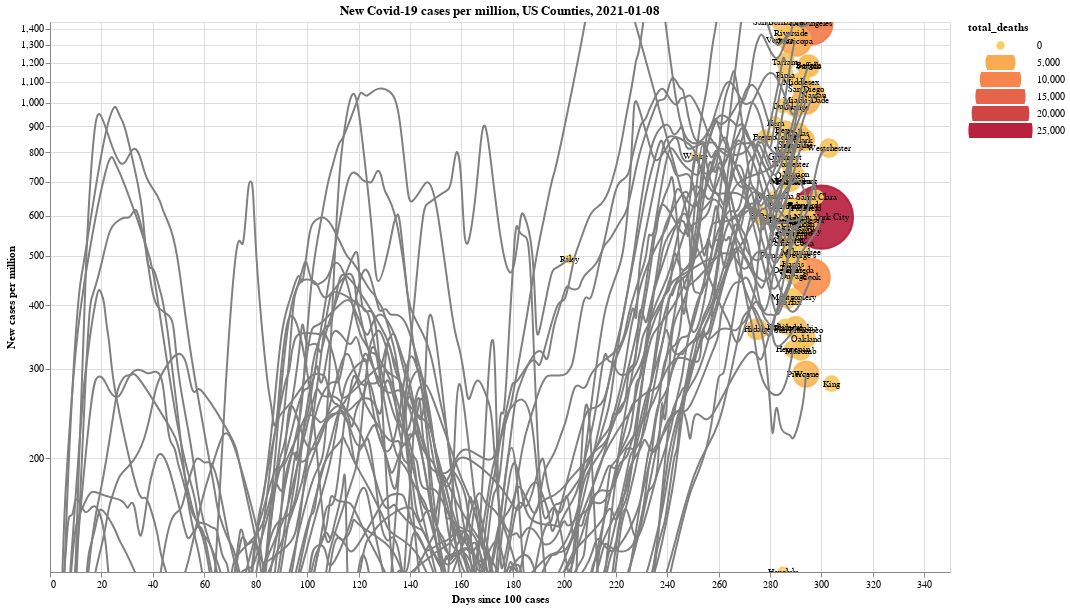

The cell this chart's notebook holds for it:
### Code cell
county_tooltip=[
    alt.Tooltip('location:N'),
    alt.Tooltip('date:T'),
    alt.Tooltip('new_cases:Q', format=',.0f'),
    alt.Tooltip('new_cases_per_million:Q', format=',.0f'),
    alt.Tooltip('total_cases:Q', format=',.0f'),
    alt.Tooltip('total_cases_per_million:Q', format=',.0f'),
    alt.Tooltip('total_deaths:Q', format=',.0f'),
    alt.Tooltip('total_deaths_per_million:Q', format=',.0f')
]
county_timeseries = timeseries_chart(
    countyvis_df,
    y='new_cases_per_million',
    line_quantile=0.5, 
    tooltip=county_tooltip,
    title='New Covid-19 cases per million, US Counties, {0}'.format(date_str),
    width=900,
    height=550,
    base=2
)
display(county_timeseries)

### Figure 1 — Vega-Lite specification as saved in the notebook (floating-point values rounded to 4 significant figures; data arrays with more than 128 entries replaced by an {"elided": "..."} marker saying what was removed)
{"config": {"view": {"continuousWidth": 400, "continuousHeight": 300}}, "layer": [{"mark": "point", "encoding": {"color": {"type": "quantitative", "field": "total_deaths", "scale": {"scheme": "goldred"}}, "fill": {"type": "quantitative", "field": "total_deaths", "scale": {"scheme": "goldred"}}, "opacity": {"condition": {"value": 0.75, "selection": {"not": "selector005"}}, "value": 0.9}, "order": {"type": "quantitative", "field": "total_deaths", "sort": "descending"}, "size": {"type": "quantitative", "field": "total_deaths", "legend": {"clipHeight": 15}, "scale": {"range": [50, 4000]}}, "tooltip": [{"type": "nominal", "field": "location"}, {"type": "temporal", "field": "date"}, {"type": "quantitative", "field": "new_cases", "format": ",.0f"}, {"type": "quantitative", "field": "new_cases_per_million", "format": ",.0f"}, {"type": "quantitative", "field": "total_cases", "format": ",.0f"}, {"type": "quantitative", "field": "total_cases_per_million", "format": ",.0f"}, {"type": "quantitative", "field": "total_deaths", "format": ",.0f"}, {"type": "quantitative", "field": "total_deaths_per_million", "format": ",.0f"}], "x": {"type": "quantitative", "field": "days_since", "title": "Days since 100 cases"}, "y": {"type": "quantitative", "field": "new_cases_per_million", "scale": {"base": 2, "domain": [119.3, 1443.0], "type": "log"}, "title": "New cases per million"}}, "selection": {"selector006": {"type": "interval", "bind": "scales", "encodings": ["x", "y"]}, "selector005": {"type": "single", "on": "mouseover", "fields": ["location"]}}}, {"mark": {"type": "text", "align": "center", "baseline": "middle", "size": 9}, "encoding": {"text": {"type": "nominal", "field": "abbr"}, "x": {"type": "quantitative", "field": "days_since", "title": "Days since 100 cases"}, "y": {"type": "quantitative", "field": "new_cases_per_million", "scale": {"base": 2, "domain": [119.3, 1443.0], "type": "log"}, "title": "New cases per million"}}}, {"data": {"name": "data-eb3dc7e2eb9cc9dcd4ce69d5ea388003"}, "mark": {"type": "line", "color": "gray", "interpolate": "basis"}, "encoding": {"detail": {"type": "nominal", "field": "location"}, "opacity": {"condition": {"value": 0.2, "selection": {"not": "selector005"}}, "value": 1.0}, "order": {"type": "quantitative", "field": "days_since"}, "x": {"type": "quantitative", "field": "days_since", "title": "Days since 100 cases"}, "y": {"type": "quantitative", "field": "new_cases_per_million", "scale": {"base": 2, "domain": [119.3, 1443.0], "type": "log"}, "title": "New cases per million"}}}], "data": {"name": "data-3585006df0c3c80956f69ffb5b9685ee"}, "height": 550, "title": "New Covid-19 cases per million, US Counties, 2021-01-08", "width": 900, "$schema": "https://vega.github.io/schema/vega-lite/v4.8.1.json", "datasets": {"data-3585006df0c3c80956f69ffb5b9685ee": [{"location": "Riley County, KS", "abbr": "Riley", "fips": "20161", "date": "2021-01-07T00:00:00", "population": 74230.0, "total_cases": 5173.0, "total_cases_per_million": 69690.0, "total_deaths": 22.0, "total_deaths_per_million": 296.4, "new_deaths": 0.2857, "new_cases": 36.57, "new_cases_per_million": 492.7, "min_date": "2020-06-19T00:00:00", "days_since": 202}, {"location": "Wayne County, PA", "abbr": "Wayne", "fips": "42127", "date": "2021-01-07T00:00:00", "population": 51360.0, "total_cases": 2111.0, "total_cases_per_million": 41100.0, "total_deaths": 21.0, "total_deaths_per_million": 408.9, "new_deaths": 0.4286, "new_cases": 40.29, "new_cases_per_million": 784.4, "min_date": "2020-05-01T00:00:00", "days_since": 251}, {"location": "Hidalgo County, TX", "abbr": "Hidalgo", "fips": "48215", "date": "2021-01-07T00:00:00", "population": 868700.0, "total_cases": 53840.0, "total_cases_per_million": 61980.0, "total_deaths": 2237.0, "total_deaths_per_million": 2575.0, "new_deaths": 5.143, "new_cases": 311.4, "new_cases_per_million": 358.5, "min_date": "2020-04-07T00:00:00", "days_since": 275}, {"location": "El Paso County, TX", "abbr": "El Paso", "fips": "48141", "date": "2021-01-07T00:00:00", "population": 839200.0, "total_cases": 102100.0, "total_cases_per_million": 121600.0, "total_deaths": 1760.0, "total_deaths_per_million": 2097.0, "new_deaths": 13.43, "new_cases": 502.1, "new_cases_per_million": 598.3, "min_date": "2020-04-05T00:00:00", "days_since": 277}, {"location": "Fresno County, CA", "abbr": "Fresno", "fips": "06019", "date": "2021-01-07T00:00:00", "population": 999100.0, "total_cases": 71400.0, "total_cases_per_million": 71470.0, "total_deaths": 711.0, "total_deaths_per_million": 711.6, "new_deaths": 9.286, "new_cases": 857.7, "new_cases_per_million": 858.5, "min_date": "2020-04-04T00:00:00", "days_since": 278}, {"location": "Kern County, CA", "abbr": "Kern", "fips": "06029", "date": "2021-01-07T00:00:00", "population": 900200.0, "total_cases": 74730.0, "total_cases_per_million": 83020.0, "total_deaths": 523.0, "total_deaths_per_million": 581.0, "new_deaths": 1.571, "new_cases": 823.3, "new_cases_per_million": 914.6, "min_date": "2020-03-31T00:00:00", "days_since": 282}, {"location": "Waukesha County, WI", "abbr": "Waukesha", "fips": "55133", "date": "2021-01-07T00:00:00", "population": 404200.0, "total_cases": 39110.0, "total_cases_per_million": 96750.0, "total_deaths": 396.0, "total_deaths_per_million": 979.7, "new_deaths": 3.714, "new_cases": 265.0, "new_cases_per_million": 655.6, "min_date": "2020-03-31T00:00:00", "days_since": 282}, {"location": "San Bernardino County, CA", "abbr": "San Bernardino", "fips": "06071", "date": "2021-01-07T00:00:00", "population": 2180000.0, "total_cases": 216400.0, "total_cases_per_million": 99260.0, "total_deaths": 1454.0, "total_deaths_per_million": 666.9, "new_deaths": 1.286, "new_cases": 3145.0, "new_cases_per_million": 1443.0, "min_date": "2020-03-29T00:00:00", "days_since": 284}, {"location": "Ventura County, CA", "abbr": "Ventura", "fips": "06111", "date": "2021-01-07T00:00:00", "population": 846000.0, "total_cases": 47430.0, "total_cases_per_million": 56060.0, "total_deaths": 313.0, "total_deaths_per_million": 370.0, "new_deaths": 7.143, "new_cases": 1124.0, "new_cases_per_million": 1329.0, "min_date": "2020-03-29T00:00:00", "days_since": 284}, {"location": "Pinellas County, FL", "abbr": "Pinellas", "fips": "12103", "date": "2021-01-07T00:00:00", "population": 975000.0, "total_cases": 49000.0, "total_cases_per_million": 50250.0, "total_deaths": 1114.0, "total_deaths_per_million": 1143.0, "new_deaths": 9.286, "new_cases": 574.7, "new_cases_per_million": 589.5, "min_date": "2020-03-28T00:00:00", "days_since": 285}, {"location": "Honolulu County, HI", "abbr": "Honolulu", "fips": "15003", "date": "2021-01-07T00:00:00", "population": 974600.0, "total_cases": 18850.0, "total_cases_per_million": 19340.0, "total_deaths": 233.0, "total_deaths_per_million": 239.1, "new_deaths": 1.429, "new_cases": 116.3, "new_cases_per_million": 119.3, "min_date": "2020-03-28T00:00:00", "days_since": 285}, {"location": "Duval County, FL", "abbr": "Duval", "fips": "12031", "date": "2021-01-07T00:00:00", "population": 957800.0, "total_cases": 67940.0, "total_cases_per_million": 70930.0, "total_deaths": 767.0, "total_deaths_per_million": 800.8, "new_deaths": 6.0, "new_cases": 945.3, "new_cases_per_million": 987.0, "min_date": "2020-03-28T00:00:00", "days_since": 285}, {"location": "Baltimore County, MD", "abbr": "Baltimore", "fips": "24005", "date": "2021-01-07T00:00:00", "population": 827400.0, "total_cases": 40790.0, "total_cases_per_million": 49300.0, "total_deaths": 981.0, "total_deaths_per_million": 1186.0, "new_deaths": 6.857, "new_cases": 300.3, "new_cases_per_million": 362.9, "min_date": "2020-03-27T00:00:00", "days_since": 286}, {"location": "Denton County, TX", "abbr": "Denton", "fips": "48121", "date": "2021-01-07T00:00:00", "population": 887200.0, "total_cases": 42100.0, "total_cases_per_million": 47450.0, "total_deaths": 372.0, "total_deaths_per_million": 419.3, "new_deaths": 3.429, "new_cases": 416.1, "new_cases_per_million": 469.0, "min_date": "2020-03-27T00:00:00", "days_since": 286}, {"location": "Pima County, AZ", "abbr": "Pima", "fips": "04019", "date": "2021-01-07T00:00:00", "population": 1047000.0, "total_cases": 77850.0, "total_cases_per_million": 74340.0, "total_deaths": 1189.0, "total_deaths_per_million": 1135.0, "new_deaths": 17.86, "new_cases": 1190.0, "new_cases_per_million": 1137.0, "min_date": "2020-03-27T00:00:00", "days_since": 286}, {"location": "Bexar County, TX", "abbr": "Bexar", "fips": "48029", "date": "2021-01-07T00:00:00", "population": 2004000.0, "total_cases": 128100.0, "total_cases_per_million": 63930.0, "total_deaths": 1799.0, "total_deaths_per_million": 897.9, "new_deaths": 10.43, "new_cases": 1769.0, "new_cases_per_million": 882.9, "min_date": "2020-03-27T00:00:00", "days_since": 286}, {"location": "Tarrant County, TX", "abbr": "Tarrant", "fips": "48439", "date": "2021-01-07T00:00:00", "population": 2103000.0, "total_cases": 167700.0, "total_cases_per_million": 79780.0, "total_deaths": 1576.0, "total_deaths_per_million": 749.6, "new_deaths": 11.71, "new_cases": 2533.0, "new_cases_per_million": 1205.0, "min_date": "2020-03-27T00:00:00", "days_since": 286}, {"location": "Wake County, NC", "abbr": "Wake", "fips": "37183", "date": "2021-01-07T00:00:00", "population": 1112000.0, "total_cases": 50480.0, "total_cases_per_million": 45400.0, "total_deaths": 354.0, "total_deaths_per_million": 318.4, "new_deaths": 1.429, "new_cases": 896.0, "new_cases_per_million": 805.9, "min_date": "2020-03-27T00:00:00", "days_since": 286}, {"location": "Collin County, TX", "abbr": "Collin", "fips": "48085", "date": "2021-01-07T00:00:00", "population": 1035000.0, "total_cases": 54620.0, "total_cases_per_million": 52790.0, "total_deaths": 397.0, "total_deaths_per_million": 383.7, "new_deaths": 3.857, "new_cases": 885.7, "new_cases_per_million": 856.0, "min_date": "2020-03-27T00:00:00", "days_since": 286}, {"location": "Gwinnett County, GA", "abbr": "Gwinnett", "fips": "13135", "date": "2021-01-07T00:00:00", "population": 936200.0, "total_cases": 62660.0, "total_cases_per_million": 66930.0, "total_deaths": 610.0, "total_deaths_per_million": 651.5, "new_deaths": 1.286, "new_cases": 733.3, "new_cases_per_million": 783.2, "min_date": "2020-03-27T00:00:00", "days_since": 286}, {"location": "Orange County, FL", "abbr": "Orange", "fips": "12095", "date": "2021-01-07T00:00:00", "population": 1393000.0, "total_cases": 83460.0, "total_cases_per_million": 59900.0, "total_deaths": 776.0, "total_deaths_per_million": 556.9, "new_deaths": 4.0, "new_cases": 1001.0, "new_cases_per_million": 718.1, "min_date": "2020-03-26T00:00:00", "days_since": 287}, {"location": "Allegheny County, PA", "abbr": "Allegheny", "fips": "42003", "date": "2021-01-07T00:00:00", "population": 1216000.0, "total_cases": 58370.0, "total_cases_per_million": 48000.0, "total_deaths": 1118.0, "total_deaths_per_million": 919.4, "new_deaths": 15.57, "new_cases": 651.9, "new_cases_per_million": 536.0, "min_date": "2020-03-26T00:00:00", "days_since": 287}, {"location": "Franklin County, OH", "abbr": "Franklin", "fips": "39049", "date": "2021-01-07T00:00:00", "population": 1317000.0, "total_cases": 89440.0, "total_cases_per_million": 67920.0, "total_deaths": 700.0, "total_deaths_per_million": 531.6, "new_deaths": 0.2857, "new_cases": 769.9, "new_cases_per_million": 584.7, "min_date": "2020-03-26T00:00:00", "days_since": 287}, {"location": "Fairfax County, VA", "abbr": "Fairfax", "fips": "51059", "date": "2021-01-07T00:00:00", "population": 1148000.0, "total_cases": 47240.0, "total_cases_per_million": 41160.0, "total_deaths": 697.0, "total_deaths_per_million": 607.4, "new_deaths": 2.571, "new_cases": 465.4, "new_cases_per_million": 405.6, "min_date": "2020-03-26T00:00:00", "days_since": 287}, {"location": "Prince George's County, MD", "abbr": "Prince George's", "fips": "24033", "date": "2021-01-07T00:00:00", "population": 909300.0, "total_cases": 57810.0, "total_cases_per_million": 63570.0, "total_deaths": 1117.0, "total_deaths_per_million": 1228.0, "new_deaths": 4.571, "new_cases": 456.0, "new_cases_per_million": 501.5, "min_date": "2020-03-26T00:00:00", "days_since": 287}, {"location": "Worcester County, MA", "abbr": "Worcester", "fips": "25027", "date": "2021-01-07T00:00:00", "population": 830600.0, "total_cases": 46990.0, "total_cases_per_million": 56580.0, "total_deaths": 1601.0, "total_deaths_per_million": 1927.0, "new_deaths": 11.14, "new_cases": 628.3, "new_cases_per_million": 756.4, "min_date": "2020-03-25T00:00:00", "days_since": 288}, {"location": "New Haven County, CT", "abbr": "New Haven", "fips": "09009", "date": "2021-01-07T00:00:00", "population": 854800.0, "total_cases": 51570.0, "total_cases_per_million": 60330.0, "total_deaths": 1615.0, "total_deaths_per_million": 1889.0, "new_deaths": 12.29, "new_cases": 598.7, "new_cases_per_million": 700.4, "min_date": "2020-03-25T00:00:00", "days_since": 288}, {"location": "Hartford County, CT", "abbr": "Hartford", "fips": "09003", "date": "2021-01-07T00:00:00", "population": 891700.0, "total_cases": 51050.0, "total_cases_per_million": 57250.0, "total_deaths": 1917.0, "total_deaths_per_million": 2150.0, "new_deaths": 9.286, "new_cases": 624.3, "new_cases_per_million": 700.1, "min_date": "2020-03-25T00:00:00", "days_since": 288}, {"location": "Hillsborough County, FL", "abbr": "Hillsborough", "fips": "12057", "date": "2021-01-07T00:00:00", "population": 1472000.0, "total_cases": 83570.0, "total_cases_per_million": 56780.0, "total_deaths": 1110.0, "total_deaths_per_million": 754.1, "new_deaths": 5.571, "new_cases": 922.3, "new_cases_per_million": 626.6, "min_date": "2020-03-25T00:00:00", "days_since": 288}, {"location": "Riverside County, CA", "abbr": "Riverside", "fips": "06065", "date": "2021-01-07T00:00:00", "population": 2471000.0, "total_cases": 204300.0, "total_cases_per_million": 82710.0, "total_deaths": 2189.0, "total_deaths_per_million": 886.0, "new_deaths": 29.14, "new_cases": 3396.0, "new_cases_per_million": 1375.0, "min_date": "2020-03-25T00:00:00", "days_since": 288}, {"location": "St. Louis County, MO", "abbr": "St. Louis", "fips": "29189", "date": "2021-01-07T00:00:00", "population": 994200.0, "total_cases": 73290.0, "total_cases_per_million": 73720.0, "total_deaths": 1456.0, "total_deaths_per_million": 1464.0, "new_deaths": 9.286, "new_cases": 544.7, "new_cases_per_million": 547.9, "min_date": "2020-03-25T00:00:00", "days_since": 288}, {"location": "Sacramento County, CA", "abbr": "Sacramento", "fips": "06067", "date": "2021-01-07T00:00:00", "population": 1552000.0, "total_cases": 71570.0, "total_cases_per_million": 46110.0, "total_deaths": 955.0, "total_deaths_per_million": 615.3, "new_deaths": 14.0, "new_cases": 861.6, "new_cases_per_million": 555.1, "min_date": "2020-03-25T00:00:00", "days_since": 288}, {"location": "Contra Costa County, CA", "abbr": "Contra Costa", "fips": "06013", "date": "2021-01-07T00:00:00", "population": 1154000.0, "total_cases": 44970.0, "total_cases_per_million": 38980.0, "total_deaths": 371.0, "total_deaths_per_million": 321.6, "new_deaths": 5.143, "new_cases": 610.0, "new_cases_per_million": 528.8, "min_date": "2020-03-25T00:00:00", "days_since": 288}, {"location": "Travis County, TX", "abbr": "Travis", "fips": "48453", "date": "2021-01-07T00:00:00", "population": 1274000.0, "total_cases": 54810.0, "total_cases_per_million": 43030.0, "total_deaths": 565.0, "total_deaths_per_million": 443.5, "new_deaths": 2.286, "new_cases": 602.7, "new_cases_per_million": 473.1, "min_date": "2020-03-25T00:00:00", "days_since": 288}, {"location": "Montgomery County, MD", "abbr": "Montgomery", "fips": "24031", "date": "2021-01-07T00:00:00", "population": 1051000.0, "total_cases": 49300.0, "total_cases_per_million": 46920.0, "total_deaths": 1162.0, "total_deaths_per_million": 1106.0, "new_deaths": 5.429, "new_cases": 436.7, "new_cases_per_million": 415.6, "min_date": "2020-03-24T00:00:00", "days_since": 289}, {"location": "Hennepin County, MN", "abbr": "Hennepin", "fips": "27053", "date": "2021-01-07T00:00:00", "population": 1266000.0, "total_cases": 89180.0, "total_cases_per_million": 70450.0, "total_deaths": 1426.0, "total_deaths_per_million": 1127.0, "new_deaths": 6.286, "new_cases": 414.6, "new_cases_per_million": 327.5, "min_date": "2020-03-24T00:00:00", "days_since": 289}, {"location": "Mecklenburg County, NC", "abbr": "Mecklenburg", "fips": "37119", "date": "2021-01-07T00:00:00", "population": 1110000.0, "total_cases": 68540.0, "total_cases_per_million": 61720.0, "total_deaths": 606.0, "total_deaths_per_million": 545.8, "new_deaths": 5.714, "new_cases": 778.1, "new_cases_per_million": 700.8, "min_date": "2020-03-24T00:00:00", "days_since": 289}, {"location": "Shelby County, TN", "abbr": "Shelby", "fips": "47157", "date": "2021-01-07T00:00:00", "population": 937200.0, "total_cases": 72630.0, "total_cases_per_million": 77500.0, "total_deaths": 1003.0, "total_deaths_per_million": 1070.0, "new_deaths": 14.29, "new_cases": 775.4, "new_cases_per_million": 827.4, "min_date": "2020-03-24T00:00:00", "days_since": 289}, {"location": "Palm Beach County, FL", "abbr": "Palm Beach", "fips": "12099", "date": "2021-01-07T00:00:00", "population": 1497000.0, "total_cases": 88850.0, "total_cases_per_million": 59360.0, "total_deaths": 1933.0, "total_deaths_per_million": 1291.0, "new_deaths": 5.429, "new_cases": 851.7, "new_cases_per_million": 569.0, "min_date": "2020-03-24T00:00:00", "days_since": 289}, {"location": "DuPage County, IL", "abbr": "DuPage", "fips": "17043", "date": "2021-01-07T00:00:00", "population": 922900.0, "total_cases": 64760.0, "total_cases_per_million": 70160.0, "total_deaths": 1092.0, "total_deaths_per_million": 1183.0, "new_deaths": 8.857, "new_cases": 421.4, "new_cases_per_million": 456.6, "min_date": "2020-03-24T00:00:00", "days_since": 289}, {"location": "Erie County, NY", "abbr": "Erie", "fips": "36029", "date": "2021-01-07T00:00:00", "population": 918700.0, "total_cases": 45080.0, "total_cases_per_million": 49070.0, "total_deaths": 1263.0, "total_deaths_per_million": 1375.0, "new_deaths": 9.857, "new_cases": 546.4, "new_cases_per_million": 594.8, "min_date": "2020-03-24T00:00:00", "days_since": 289}, {"location": "Harris County, TX", "abbr": "Harris", "fips": "48201", "date": "2021-01-07T00:00:00", "population": 4713000.0, "total_cases": 253600.0, "total_cases_per_million": 53810.0, "total_deaths": 3522.0, "total_deaths_per_million": 747.2, "new_deaths": 17.14, "new_cases": 2269.0, "new_cases_per_million": 481.5, "min_date": "2020-03-24T00:00:00", "days_since": 289}, {"location": "Maricopa County, AZ", "abbr": "Maricopa", "fips": "04013", "date": "2021-01-07T00:00:00", "population": 4485000.0, "total_cases": 364100.0, "total_cases_per_million": 81170.0, "total_deaths": 5598.0, "total_deaths_per_million": 1248.0, "new_deaths": 67.57, "new_cases": 5945.0, "new_cases_per_million": 1325.0, "min_date": "2020-03-23T00:00:00", "days_since": 290}, {"location": "Orange County, CA", "abbr": "Orange", "fips": "06059", "date": "2021-01-07T00:00:00", "population": 3176000.0, "total_cases": 188000.0, "total_cases_per_million": 59200.0, "total_deaths": 1972.0, "total_deaths_per_million": 621.0, "new_deaths": 13.86, "new_cases": 3117.0, "new_cases_per_million": 981.4, "min_date": "2020-03-23T00:00:00", "days_since": 290}, {"location": "Salt Lake County, UT", "abbr": "Salt Lake", "fips": "49035", "date": "2021-01-07T00:00:00", "population": 1160000.0, "total_cases": 114100.0, "total_cases_per_million": 98320.0, "total_deaths": 583.0, "total_deaths_per_million": 502.4, "new_deaths": 4.143, "new_cases": 958.7, "new_cases_per_million": 826.2, "min_date": "2020-03-23T00:00:00", "days_since": 290}, {"location": "Philadelphia County, PA", "abbr": "Philadelphia", "fips": "42101", "date": "2021-01-07T00:00:00", "population": 1584000.0, "total_cases": 97890.0, "total_cases_per_million": 61800.0, "total_deaths": 2576.0, "total_deaths_per_million": 1626.0, "new_deaths": 14.71, "new_cases": 572.3, "new_cases_per_million": 361.3, "min_date": "2020-03-23T00:00:00", "days_since": 290}, {"location": "Marion County, IN", "abbr": "Marion", "fips": "18097", "date": "2021-01-07T00:00:00", "population": 964600.0, "total_cases": 75690.0, "total_cases_per_million": 78470.0, "total_deaths": 1281.0, "total_deaths_per_million": 1328.0, "new_deaths": 10.71, "new_cases": 699.0, "new_cases_per_million": 724.7, "min_date": "2020-03-23T00:00:00", "days_since": 290}, {"location": "Dallas County, TX", "abbr": "Dallas", "fips": "48113", "date": "2021-01-07T00:00:00", "population": 2636000.0, "total_cases": 209400.0, "total_cases_per_million": 79450.0, "total_deaths": 2151.0, "total_deaths_per_million": 816.2, "new_deaths": 20.57, "new_cases": 2296.0, "new_cases_per_million": 871.3, "min_date": "2020-03-22T00:00:00", "days_since": 291}, {"location": "Montgomery County, PA", "abbr": "Montgomery", "fips": "42091", "date": "2021-01-07T00:00:00", "population": 830900.0, "total_cases": 39390.0, "total_cases_per_million": 47400.0, "total_deaths": 1207.0, "total_deaths_per_million": 1453.0, "new_deaths": 8.571, "new_cases": 465.3, "new_cases_per_million": 560.0, "min_date": "2020-03-22T00:00:00", "days_since": 291}, {"location": "San Francisco County, CA", "abbr": "San Francisco", "fips": "06075", "date": "2021-01-07T00:00:00", "population": 881500.0, "total_cases": 25430.0, "total_cases_per_million": 28840.0, "total_deaths": 205.0, "total_deaths_per_million": 232.5, "new_deaths": 2.714, "new_cases": 314.3, "new_cases_per_million": 356.5, "min_date": "2020-03-22T00:00:00", "days_since": 291}, {"location": "Fulton County, GA", "abbr": "Fulton", "fips": "13121", "date": "2021-01-07T00:00:00", "population": 1064000.0, "total_cases": 61560.0, "total_cases_per_million": 57860.0, "total_deaths": 803.0, "total_deaths_per_million": 754.7, "new_deaths": 1.857, "new_cases": 665.3, "new_cases_per_million": 625.3, "min_date": "2020-03-22T00:00:00", "days_since": 291}, {"location": "Alameda County, CA", "abbr": "Alameda", "fips": "06001", "date": "2021-01-07T00:00:00", "population": 1671000.0, "total_cases": 57100.0, "total_cases_per_million": 34170.0, "total_deaths": 713.0, "total_deaths_per_million": 426.6, "new_deaths": 8.0, "new_cases": 784.4, "new_cases_per_million": 469.3, "min_date": "2020-03-22T00:00:00", "days_since": 291}, {"location": "Pierce County, WA", "abbr": "Pierce", "fips": "53053", "date": "2021-01-07T00:00:00", "population": 905000.0, "total_cases": 29470.0, "total_cases_per_million": 32570.0, "total_deaths": 378.0, "total_deaths_per_million": 417.7, "new_deaths": 4.286, "new_cases": 264.7, "new_cases_per_million": 292.5, "min_date": "2020-03-22T00:00:00", "days_since": 291}, {"location": "Cuyahoga County, OH", "abbr": "Cuyahoga", "fips": "39035", "date": "2021-01-07T00:00:00", "population": 1235000.0, "total_cases": 75120.0, "total_cases_per_million": 60820.0, "total_deaths": 933.0, "total_deaths_per_million": 755.4, "new_deaths": 5.143, "new_cases": 711.9, "new_cases_per_million": 576.4, "min_date": "2020-03-22T00:00:00", "days_since": 291}, {"location": "Macomb County, MI", "abbr": "Macomb", "fips": "26099", "date": "2021-01-07T00:00:00", "population": 874000.0, "total_cases": 51730.0, "total_cases_per_million": 59190.0, "total_deaths": 1681.0, "total_deaths_per_million": 1923.0, "new_deaths": 10.71, "new_cases": 283.9, "new_cases_per_million": 324.8, "min_date": "2020-03-21T00:00:00", "days_since": 292}, {"location": "Milwaukee County, WI", "abbr": "Milwaukee", "fips": "55079", "date": "2021-01-07T00:00:00", "population": 945700.0, "total_cases": 95000.0, "total_cases_per_million": 100400.0, "total_deaths": 1013.0, "total_deaths_per_million": 1071.0, "new_deaths": 1.571, "new_cases": 482.0, "new_cases_per_million": 509.7, "min_date": "2020-03-21T00:00:00", "days_since": 292}, {"location": "Middlesex County, NJ", "abbr": "Middlesex", "fips": "34023", "date": "2021-01-07T00:00:00", "population": 825100.0, "total_cases": 51360.0, "total_cases_per_million": 62250.0, "total_deaths": 1735.0, "total_deaths_per_million": 2103.0, "new_deaths": 8.286, "new_cases": 907.4, "new_cases_per_million": 1100.0, "min_date": "2020-03-21T00:00:00", "days_since": 292}, {"location": "Broward County, FL", "abbr": "Broward", "fips": "12011", "date": "2021-01-07T00:00:00", "population": 1953000.0, "total_cases": 146200.0, "total_cases_per_million": 74870.0, "total_deaths": 1897.0, "total_deaths_per_million": 971.4, "new_deaths": 7.143, "new_cases": 1227.0, "new_cases_per_million": 628.5, "min_date": "2020-03-20T00:00:00", "days_since": 293}, {"location": "Clark County, NV", "abbr": "Clark", "fips": "32003", "date": "2021-01-07T00:00:00", "population": 2267000.0, "total_cases": 183400.0, "total_cases_per_million": 80930.0, "total_deaths": 2524.0, "total_deaths_per_million": 1114.0, "new_deaths": 20.71, "new_cases": 1916.0, "new_cases_per_million": 845.5, "min_date": "2020-03-20T00:00:00", "days_since": 293}, {"location": "Miami-Dade County, FL", "abbr": "Miami-Dade", "fips": "12086", "date": "2021-01-07T00:00:00", "population": 2717000.0, "total_cases": 318100.0, "total_cases_per_million": 117100.0, "total_deaths": 4297.0, "total_deaths_per_million": 1582.0, "new_deaths": 15.57, "new_cases": 2749.0, "new_cases_per_million": 1012.0, "min_date": "2020-03-19T00:00:00", "days_since": 294}, {"location": "San Diego County, CA", "abbr": "San Diego", "fips": "06073", "date": "2021-01-07T00:00:00", "population": 3338000.0, "total_cases": 180600.0, "total_cases_per_million": 54090.0, "total_deaths": 1738.0, "total_deaths_per_million": 520.6, "new_deaths": 29.14, "new_cases": 3560.0, "new_cases_per_million": 1066.0, "min_date": "2020-03-19T00:00:00", "days_since": 294}, {"location": "Oakland County, MI", "abbr": "Oakland", "fips": "26125", "date": "2021-01-07T00:00:00", "population": 1258000.0, "total_cases": 64220.0, "total_cases_per_million": 51070.0, "total_deaths": 1715.0, "total_deaths_per_million": 1364.0, "new_deaths": 11.29, "new_cases": 432.3, "new_cases_per_million": 343.7, "min_date": "2020-03-19T00:00:00", "days_since": 294}, {"location": "Middlesex County, MA", "abbr": "Middlesex", "fips": "25017", "date": "2021-01-07T00:00:00", "population": 1612000.0, "total_cases": 82240.0, "total_cases_per_million": 51030.0, "total_deaths": 2807.0, "total_deaths_per_million": 1742.0, "new_deaths": 11.14, "new_cases": 946.1, "new_cases_per_million": 587.0, "min_date": "2020-03-19T00:00:00", "days_since": 294}, {"location": "Wayne County, MI", "abbr": "Wayne", "fips": "26163", "date": "2021-01-07T00:00:00", "population": 1749000.0, "total_cases": 88550.0, "total_cases_per_million": 50620.0, "total_deaths": 3742.0, "total_deaths_per_million": 2139.0, "new_deaths": 16.57, "new_cases": 511.9, "new_cases_per_million": 292.6, "min_date": "2020-03-19T00:00:00", "days_since": 294}, {"location": "Fairfield County, CT", "abbr": "Fairfield", "fips": "09001", "date": "2021-01-07T00:00:00", "population": 943300.0, "total_cases": 60400.0, "total_cases_per_million": 64020.0, "total_deaths": 1772.0, "total_deaths_per_million": 1878.0, "new_deaths": 7.429, "new_cases": 586.9, "new_cases_per_million": 622.1, "min_date": "2020-03-19T00:00:00", "days_since": 294}, {"location": "Suffolk County, NY", "abbr": "Suffolk", "fips": "36103", "date": "2021-01-07T00:00:00", "population": 1477000.0, "total_cases": 108300.0, "total_cases_per_million": 73310.0, "total_deaths": 2410.0, "total_deaths_per_million": 1632.0, "new_deaths": 15.86, "new_cases": 1743.0, "new_cases_per_million": 1180.0, "min_date": "2020-03-18T00:00:00", "days_since": 295}, {"location": "Bergen County, NJ", "abbr": "Bergen", "fips": "34003", "date": "2021-01-07T00:00:00", "population": 932200.0, "total_cases": 55100.0, "total_cases_per_million": 59100.0, "total_deaths": 2361.0, "total_deaths_per_million": 2533.0, "new_deaths": 6.143, "new_cases": 1105.0, "new_cases_per_million": 1185.0, "min_date": "2020-03-18T00:00:00", "days_since": 295}, {"location": "Cook County, IL", "abbr": "Cook", "fips": "17031", "date": "2021-01-07T00:00:00", "population": 5150000.0, "total_cases": 410000.0, "total_cases_per_million": 79610.0, "total_deaths": 8630.0, "total_deaths_per_million": 1676.0, "new_deaths": 49.29, "new_cases": 2336.0, "new_cases_per_million": 453.6, "min_date": "2020-03-17T00:00:00", "days_since": 296}, {"location": "Los Angeles County, CA", "abbr": "Los Angeles", "fips": "06037", "date": "2021-01-07T00:00:00", "population": 10040000.0, "total_cases": 871700.0, "total_cases_per_million": 86840.0, "total_deaths": 11540.0, "total_deaths_per_million": 1150.0, "new_deaths": 171.4, "new_cases": 14400.0, "new_cases_per_million": 1435.0, "min_date": "2020-03-17T00:00:00", "days_since": 296}, {"location": "Nassau County, NY", "abbr": "Nassau", "fips": "36059", "date": "2021-01-07T00:00:00", "population": 1357000.0, "total_cases": 97750.0, "total_cases_per_million": 72030.0, "total_deaths": 2452.0, "total_deaths_per_million": 1807.0, "new_deaths": 8.857, "new_cases": 1406.0, "new_cases_per_million": 1036.0, "min_date": "2020-03-16T00:00:00", "days_since": 297}, {"location": "Santa Clara County, CA", "abbr": "Santa Clara", "fips": "06085", "date": "2021-01-07T00:00:00", "population": 1928000.0, "total_cases": 78680.0, "total_cases_per_million": 40810.0, "total_deaths": 816.0, "total_deaths_per_million": 423.3, "new_deaths": 15.14, "new_cases": 1258.0, "new_cases_per_million": 652.4, "min_date": "2020-03-15T00:00:00", "days_since": 298}, {"location": "New York City County, NY", "abbr": "New York City", "fips": "0", "date": "2021-01-07T00:00:00", "population": 8746000.0, "total_cases": 467300.0, "total_cases_per_million": 53430.0, "total_deaths": 25420.0, "total_deaths_per_million": 2906.0, "new_deaths": 38.86, "new_cases": 5209.0, "new_cases_per_million": 595.6, "min_date": "2020-03-13T00:00:00", "days_since": 300}, {"location": "Westchester County, NY", "abbr": "Westchester", "fips": "36119", "date": "2021-01-07T00:00:00", "population": 967500.0, "total_cases": 75180.0, "total_cases_per_million": 77700.0, "total_deaths": 1711.0, "total_deaths_per_million": 1768.0, "new_deaths": 6.714, "new_cases": 787.9, "new_cases_per_million": 814.3, "min_date": "2020-03-10T00:00:00", "days_since": 303}, {"location": "King County, WA", "abbr": "King", "fips": "53033", "date": "2021-01-07T00:00:00", "population": 2253000.0, "total_cases": 67000.0, "total_cases_per_million": 29740.0, "total_deaths": 1095.0, "total_deaths_per_million": 486.1, "new_deaths": 6.143, "new_cases": 631.1, "new_cases_per_million": 280.2, "min_date": "2020-03-09T00:00:00", "days_since": 304}], "data-eb3dc7e2eb9cc9dcd4ce69d5ea388003": {"elided": "3923 records"}}}
